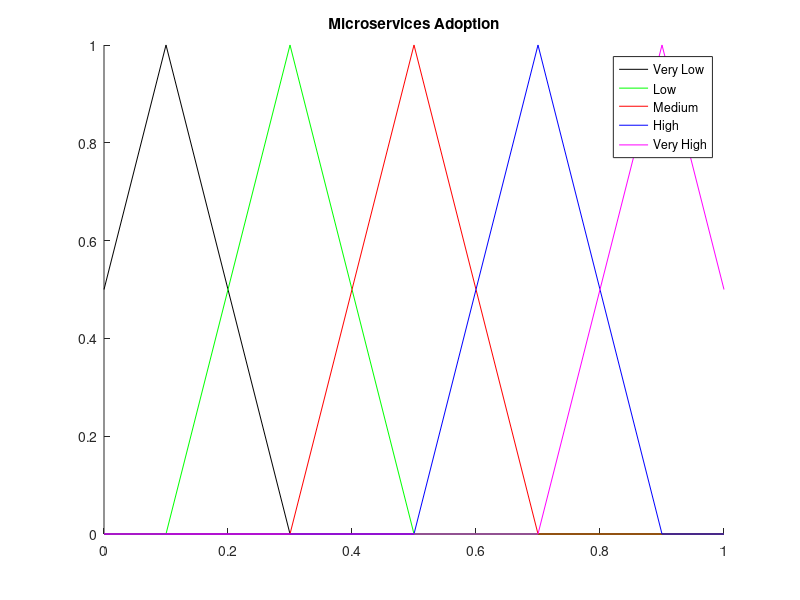

This chart was generated by the following MATLAB code:
clc
clear all


x = [-1:0.1:1];
y = [0:0.1:1];

vl = zeros(1,11);
vl(1,1) =0.5;
vl(1,2) =1;
vl(1,3) =0.5;

l = zeros(1,11);
l(1,3) =0.5;
l(1,4) =1;
l(1,5) =0.5;

m = zeros(1,11);
m(1,5) =0.5;
m(1,6) =1;
m(1,7) =0.5;

h = zeros(1,11);
h(1,7) =0.5;
h(1,8) =1;
h(1,9) =0.5;

vh = zeros(1,11);
vh(1,9) =0.5;
vh(1,10) =1;
vh(1,11) =0.5;


figure,hold on;
xlim([0 1]),ylim([0 1]);
title('Microservices Adoption');
plot(y,vl,"color",'k',";Very Low;");
plot(y,l,"color",'g',";Low;");
plot(y,m,"color",'r',";Medium;");
plot(y,h,"color",'b',";High;");
plot(y,vh,"color",'m',";Very High;");
return 

%%%%%% Negatively High %%%%%%
nh = zeros(1,21);

nh(1,1) =0.333;
nh(1,2) =0.666;
nh(1,3) =1;
nh(1,4) =0.666;
nh(1,5) =0.333;
nh(1,6) =0;

%%%%%% Negatively Medium %%%%%%
nm = zeros(1,21);

nm(1,4) =0.333;
nm(1,5) =0.666;
nm(1,6) =1;
nm(1,7) =0.666;
nm(1,8) =0.333;

%%%%%% Negatively Low %%%%%%
nl = zeros(1,21);

nl(1,7) =0.333;
nl(1,8) =0.666;
nl(1,9) =1;
nl(1,10) =0.666;
nl(1,11) =0.333;

%%%%%% Neutral %%%%%%
n = zeros(1,21);

n(1,9) =0.333;
n(1,10) =0.666;
n(1,11) =1;
n(1,12) =0.666;
n(1,13) =0.333;
n(1,14) =0;

%%%%%% Positively Low %%%%%%
pl = zeros(1,21);

pl(1,11) =0.333;
pl(1,12) =0.666;
pl(1,13) =1;
pl(1,14) =0.666;
pl(1,15) =0.333;
pl(1,16) =0;

%%%%%% Positively Medium %%%%%%
pm = zeros(1,21);

pm(1,14) =0.333;
pm(1,15) =0.666;
pm(1,16) =1;
pm(1,17) =0.666;
pm(1,18) =0.333;
pm(1,19) =0;

%%%%%% Positively High %%%%%%
ph = zeros(1,21);

ph(1,17) =0.333;
ph(1,18) =0.666;
ph(1,19) =1;
ph(1,20) =0.666;
ph(1,21) =0.333;



figure,hold on;
xlim([-1 1]),ylim([0 1]);
title('Influence Weight');
plot(x,nh,"color",'k',";Negatively High;");
plot(x,nm,"color",'r',";Negatively Medium;");
plot(x,nl,"color",'y',";Negatively Low;");
plot(x,n,"color",'b',";Neutral;");
plot(x,pl,"color",'m',";Positively Low;");
plot(x,pm,"color",'c',";Positively Medium;");
plot(x,ph,"color",'g',";Positively High;");


